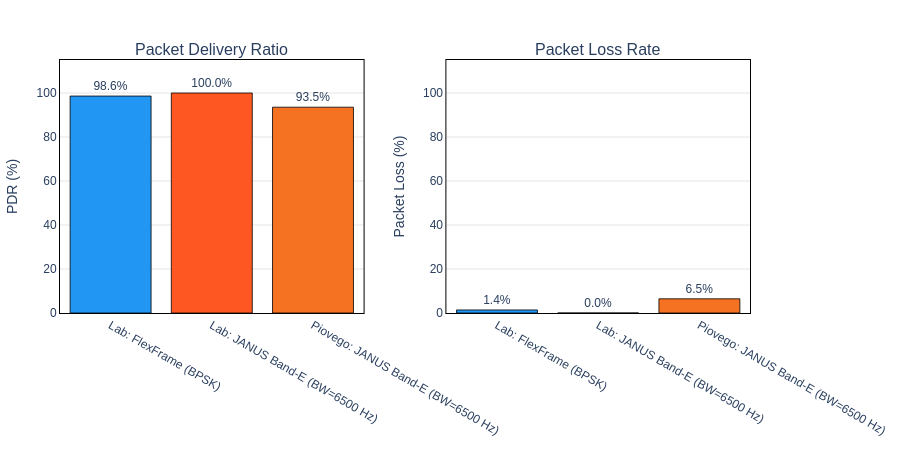

Notebook source saved alongside this figure:
### Markdown cell above
## 6. Plots

### Code cell
# ── 6.1 PDR and Packet Loss ──────────────────────────────────────────────────
short_labels = [l.replace("\n", "\n") for l in labels]
pdrs = [metrics[l]["pdr"] * 100 for l in labels]
loss = [metrics[l]["packet_loss"] * 100 for l in labels]

fig = make_subplots(
    rows=1, cols=2,
    subplot_titles=("Packet Delivery Ratio", "Packet Loss Rate"),
    horizontal_spacing=0.12,
)

for col_idx, (values, yaxis_title) in enumerate(
    [(pdrs, "PDR (%)"), (loss, "Packet Loss (%)")], start=1
):
    for i, (label, val) in enumerate(zip(short_labels, values)):
        fig.add_trace(
            go.Bar(
                x=[label], y=[val],
                marker_color=COLORS[i],
                marker_line_color="black", marker_line_width=0.8,
                text=[f"{val:.1f}%"], textposition="outside",
                showlegend=False, name=label,
            ),
            row=1, col=col_idx,
        )
    fig.update_yaxes(title_text=yaxis_title, range=[0, 115], row=1, col=col_idx)

fig.update_layout(
    width=900, height=450,
    plot_bgcolor="white", paper_bgcolor="white",
    font=dict(family="Arial, sans-serif", size=12),
    margin=dict(l=60, r=30, t=60, b=60),
)
fig.update_xaxes(showgrid=False, linecolor="black", mirror=True)
fig.update_yaxes(gridcolor="#e5e5e5", linecolor="black", mirror=True)

save_fig(fig, "pdr_loss", width=900, height=450)
fig.show()

### Figure 1 — Plotly figure (JSON) as saved in the notebook; plotly's stock layout.template omitted (floating-point values rounded to 4 significant figures)
{"data": [{"marker": {"color": "#2196F3", "line": {"color": "black", "width": 0.8}}, "name": "Lab: FlexFrame\n(BPSK)", "showlegend": false, "text": ["98.6%"], "textposition": "outside", "type": "bar", "x": ["Lab: FlexFrame\n(BPSK)"], "xaxis": "x", "y": [98.61], "yaxis": "y"}, {"marker": {"color": "#FF5722", "line": {"color": "black", "width": 0.8}}, "name": "Lab: JANUS Band-E\n(BW=6500 Hz)", "showlegend": false, "text": ["100.0%"], "textposition": "outside", "type": "bar", "x": ["Lab: JANUS Band-E\n(BW=6500 Hz)"], "xaxis": "x", "y": [100], "yaxis": "y"}, {"marker": {"color": "#F57222", "line": {"color": "black", "width": 0.8}}, "name": "Piovego: JANUS Band-E\n(BW=6500 Hz)", "showlegend": false, "text": ["93.5%"], "textposition": "outside", "type": "bar", "x": ["Piovego: JANUS Band-E\n(BW=6500 Hz)"], "xaxis": "x", "y": [93.55], "yaxis": "y"}, {"marker": {"color": "#2196F3", "line": {"color": "black", "width": 0.8}}, "name": "Lab: FlexFrame\n(BPSK)", "showlegend": false, "text": ["1.4%"], "textposition": "outside", "type": "bar", "x": ["Lab: FlexFrame\n(BPSK)"], "xaxis": "x2", "y": [1.389], "yaxis": "y2"}, {"marker": {"color": "#FF5722", "line": {"color": "black", "width": 0.8}}, "name": "Lab: JANUS Band-E\n(BW=6500 Hz)", "showlegend": false, "text": ["0.0%"], "textposition": "outside", "type": "bar", "x": ["Lab: JANUS Band-E\n(BW=6500 Hz)"], "xaxis": "x2", "y": [0], "yaxis": "y2"}, {"marker": {"color": "#F57222", "line": {"color": "black", "width": 0.8}}, "name": "Piovego: JANUS Band-E\n(BW=6500 Hz)", "showlegend": false, "text": ["6.5%"], "textposition": "outside", "type": "bar", "x": ["Piovego: JANUS Band-E\n(BW=6500 Hz)"], "xaxis": "x2", "y": [6.452], "yaxis": "y2"}], "layout": {"annotations": [{"font": {"size": 16}, "showarrow": false, "text": "Packet Delivery Ratio", "x": 0.22, "xanchor": "center", "xref": "paper", "y": 1, "yanchor": "bottom", "yref": "paper"}, {"font": {"size": 16}, "showarrow": false, "text": "Packet Loss Rate", "x": 0.78, "xanchor": "center", "xref": "paper", "y": 1, "yanchor": "bottom", "yref": "paper"}], "font": {"family": "Arial, sans-serif", "size": 12}, "height": 450, "margin": {"b": 60, "l": 60, "r": 30, "t": 60}, "paper_bgcolor": "white", "plot_bgcolor": "white", "width": 900, "xaxis": {"anchor": "y", "domain": [0, 0.44], "linecolor": "black", "mirror": true, "showgrid": false}, "xaxis2": {"anchor": "y2", "domain": [0.56, 1], "linecolor": "black", "mirror": true, "showgrid": false}, "yaxis": {"anchor": "x", "domain": [0, 1], "gridcolor": "#e5e5e5", "linecolor": "black", "mirror": true, "range": [0, 115], "title": {"text": "PDR (%)"}}, "yaxis2": {"anchor": "x2", "domain": [0, 1], "gridcolor": "#e5e5e5", "linecolor": "black", "mirror": true, "range": [0, 115], "title": {"text": "Packet Loss (%)"}}}}
